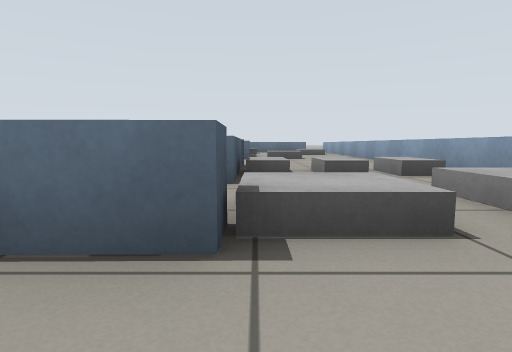
view 1 (above)

18 first-person views from a walk through a world built for the Gazebo simulator. The camera is 0.44 m above the floor, tilts 6° down and sees 80° across. The floor is counted in squares, 1 m on a side. Each view is taken from the middle of a square. On the plan, view 1 faces up. The plan holds only what a view shows up to about 9 squares ahead; the rest is blank. The robots in the file are not drawn.

view 2
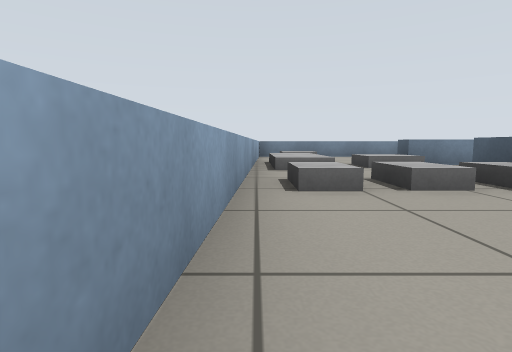

view 3
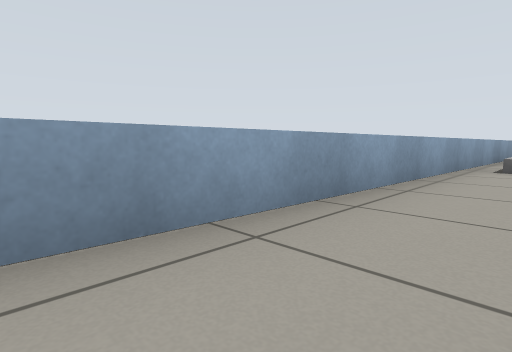

view 4
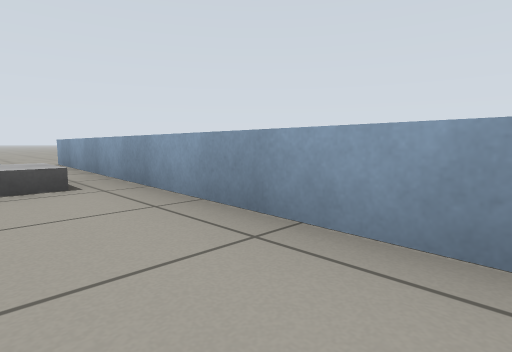

view 5
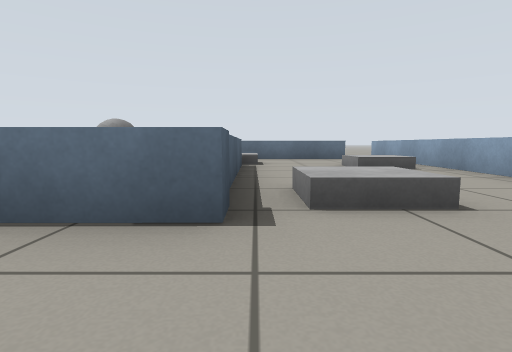

view 6
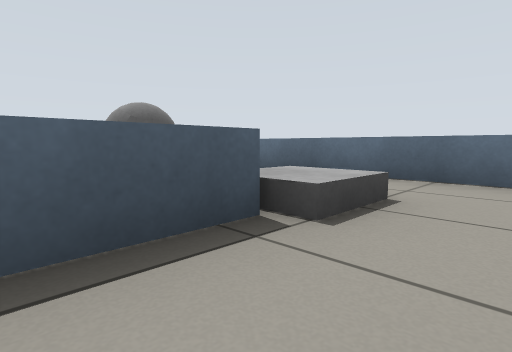

view 7
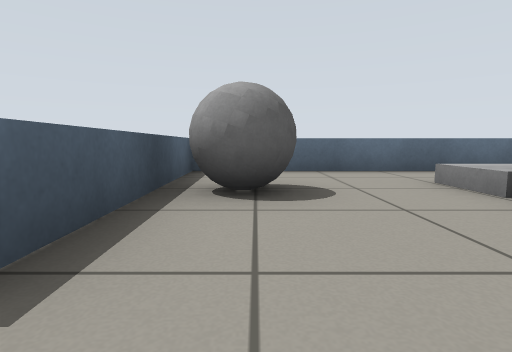

view 8
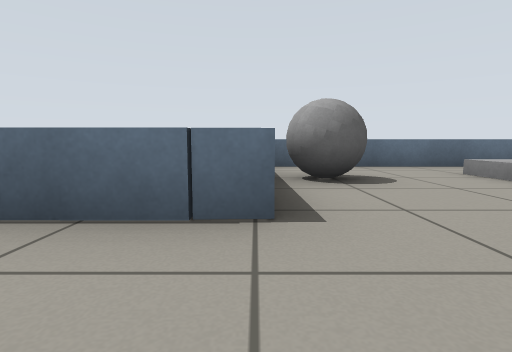

view 9
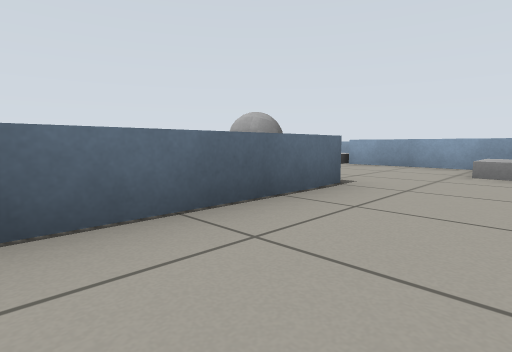

view 10
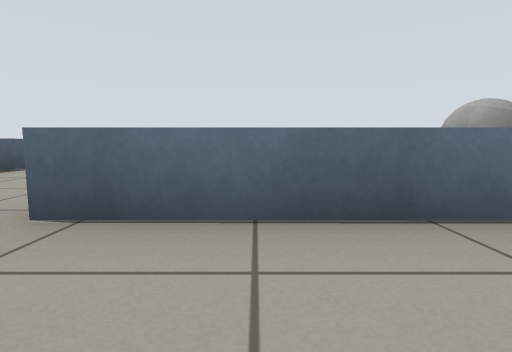

view 11
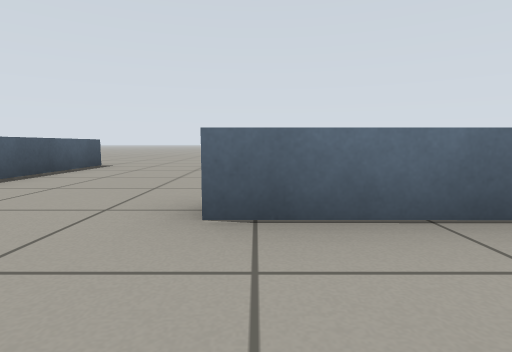

view 12
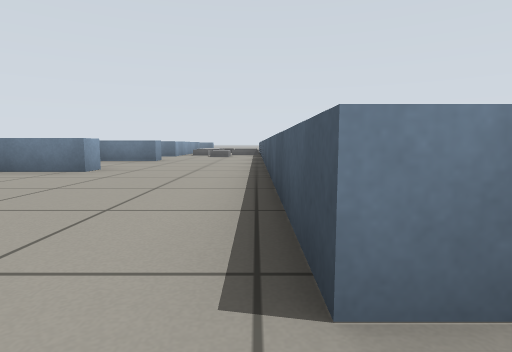

view 13
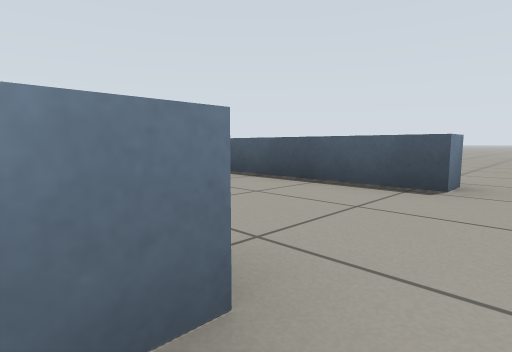

view 14
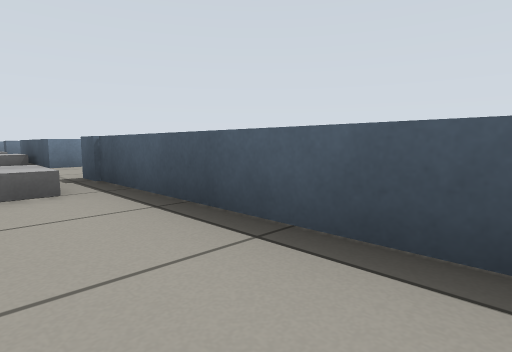

view 15
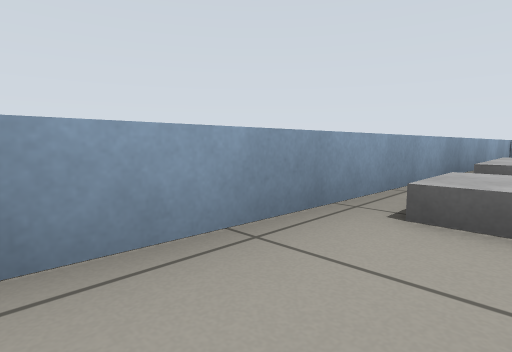

view 16
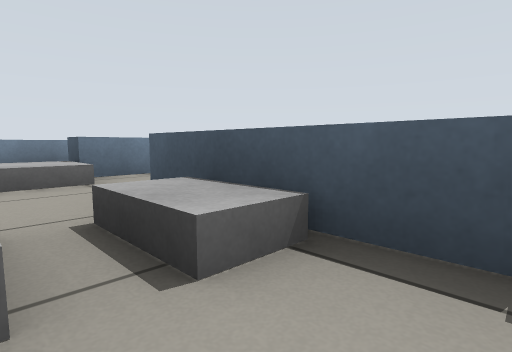

view 17
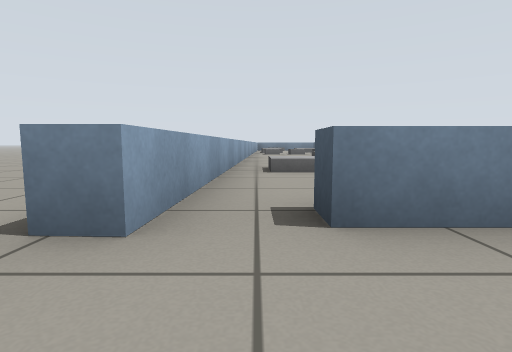

view 18
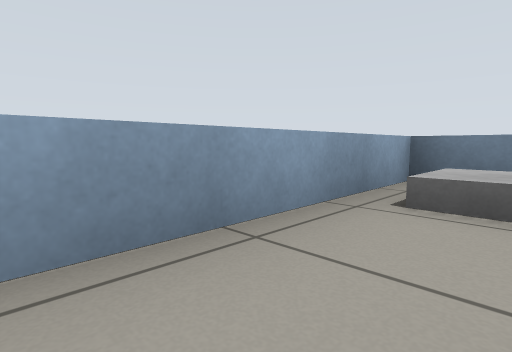

### Floor plan
Points are (right, up) in squares from view 1. A wall is a line through its corners. A room is listed if a view was taken in it or the views show most of it. See-through windows are left out.
Room 1 (views 1, 2, 3, 4, 5, 6, 14, 15, 16)
walls: (-0.9, 6.4) (-0.2, 6.5) (-0.2, 3.3); (-1.6, 1.6) (-0.2, 1.7) (-0.2, 1.2) (-1.1, 1.2); (-1.1, -2.5) (0.4, -2.5); (2.9, -2.8) (3.6, 16.7); (-0.3, 13.4) (-0.3, 8.7) (-1.4, 8.7); (2.6, 16.4) (2.6, 16) (-1.6, 15.9)
ways out: gap at (-1, 13) to room 2; opening at (3, 16) to room 4; opening at (-1, 14.5) to room 6
objects: grey box (-1, 14) to (0, 14); grey box (0, 2) to (1, 2); grey box (0, 5); other object (1, -2) to (2, -1); grey box (1, 4) to (1, 5); grey box (1, 9) to (1, 10); grey box (2, 1) to (2, 3); grey box (2, 4) to (2, 5); grey box (2, 13) to (3, 13)
Room 2 (views 7, 8, 9, 10, 11, 18)
walls: (-3.9, 13.4) (-3.9, 11.7) (-7.3, 11.7) (-7.3, 12.2); (-7.3, 9.1) (-5.9, 9.1); (-1.7, 9.1) (-0.7, 9.1) (-0.8, 13.4); (-10.2, 12.5) (-10.2, 8.8)
ways out: gap at (-1, 13) to room 1; opening at (-8.5, 12) to room 5; opening at (-2.5, 12.5) to room 6; opening at (-8.5, 9)
objects: grey box (-2, 10) to (-2, 11)
Room 3 (view 12)
walls: (-10.7, 16.4) (-10.2, 16.4)
ways out: opening at (-10, 17.5) to room 4
Room 4 (views 13, 17)
walls: (-7.5, 16.4) (-6.9, 16.4); (1.6, 16.4) (2.6, 16.4)
ways out: opening at (3, 16) to room 1; opening at (-10, 17.5) to room 3; opening at (-8.5, 16) to room 5; opening at (4, 17.5)
Room 5 (no view inside)
walls: (-7.3, 12.2) (-5.9, 12.2); (-10.2, 16.4) (-10.2, 12.5)
ways out: opening at (-8.5, 12) to room 2; opening at (-8.5, 16) to room 4
Room 6 (no view inside)
walls: (-1.6, 15.9) (-4, 15.9) (-3.9, 13.4)
ways out: opening at (-1, 14.5) to room 1; opening at (-2.5, 12.5) to room 2
objects: grey ball (-3, 14)

Positions as (right, up) in squares from view 1, and headings:
1: (0, 0), facing up
2: (3, 8), facing down
3: (2, 11), facing down-right
4: (2, 9), facing up-right
5: (0, 7), facing up
6: (1, 12), facing up-left
7: (-3, 11), facing up
8: (-4, 10), facing up
9: (-7, 10), facing up-right
10: (-6, 10), facing up
11: (-7, 10), facing up
12: (-10, 17), facing down
13: (-7, 17), facing down-left
14: (1, 13), facing down-left
15: (2, 7), facing down-right
16: (1, 6), facing down-left
17: (3, 18), facing down
18: (-2, 13), facing down-right
